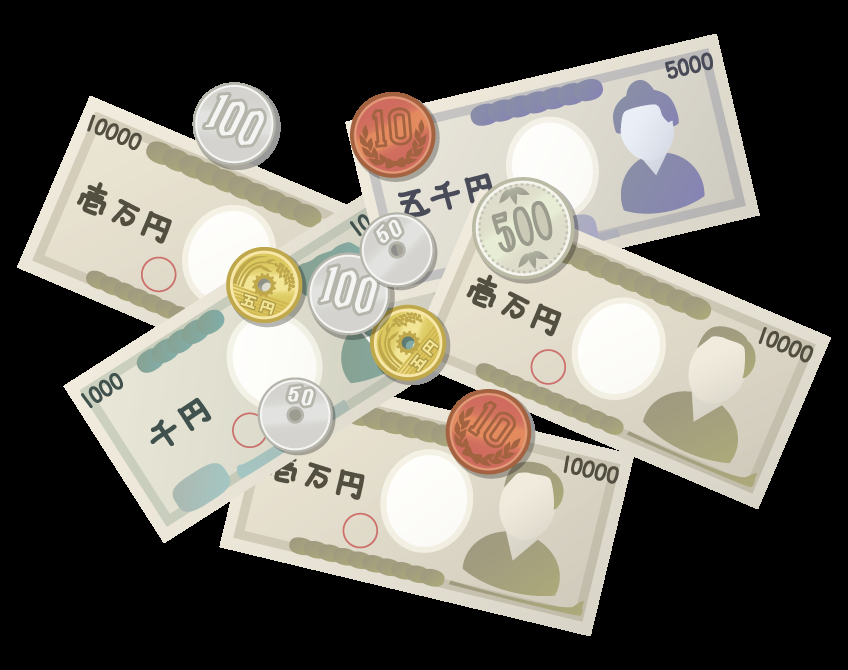
#> input picture 12/coin_illust.png, 848 x 670 px
$ python 12-3.py
#> lines starting #> are read from the running program, lines starting #| are printed output that depends on the picture; after the words box and inside, x2 and y2 are one past the last pixel; in counts of white or black regions, pixels touching at a corner belong together
import cv2
import os
import numpy as np

img = cv2.imread(os.path.dirname(os.path.abspath(__file__))+"/coin_illust.png")
#> img is the input picture: shape (670, 848, 3); mean B, G, R 101.6, 110, 113.3
gray = cv2.cvtColor(img, cv2.COLOR_BGR2GRAY)
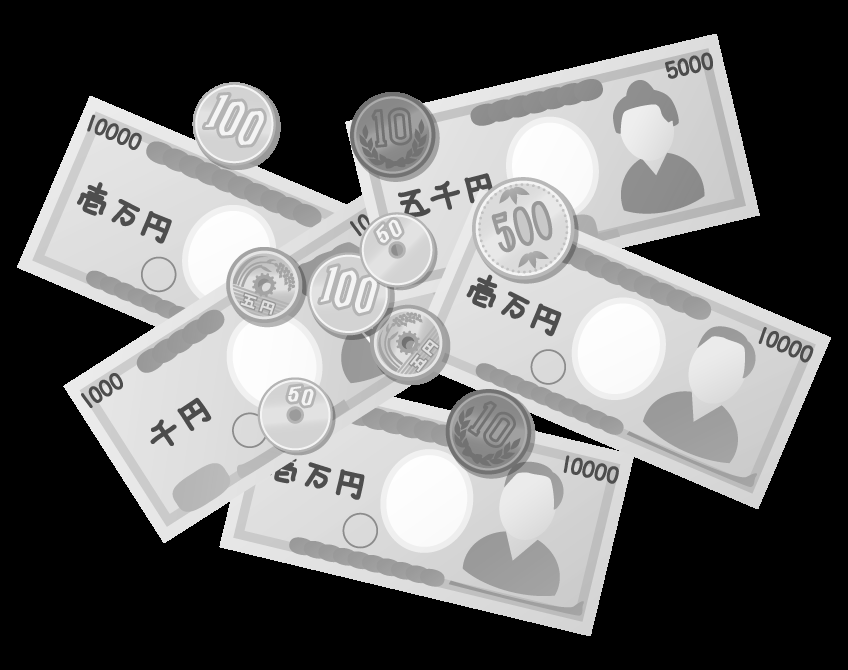
#> gray: shape (670, 848); min 0, max 254, mean 110.1


edges = cv2.Canny(gray, 150, 100, L2gradient=True)
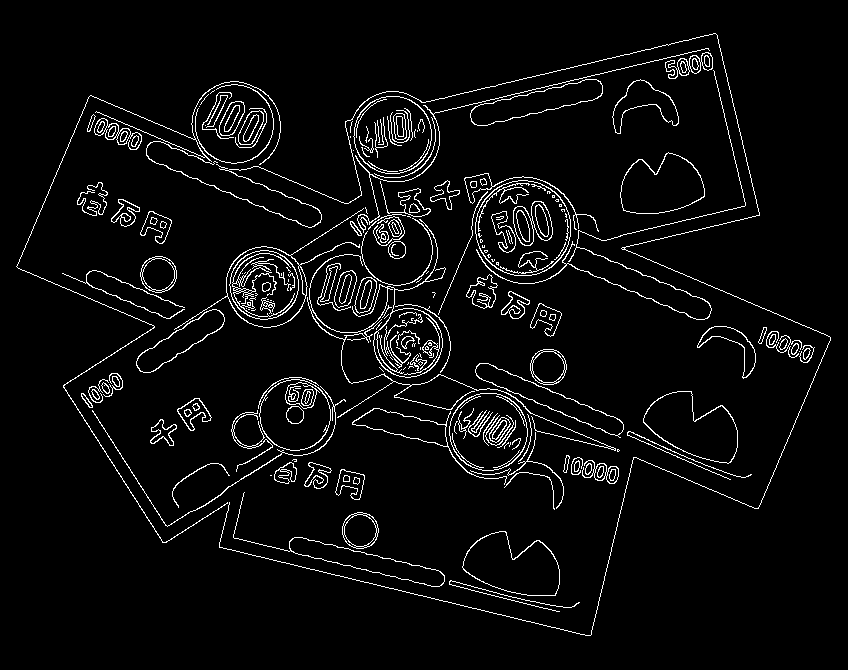
#> edges: shape (670, 848); 4.5% white in thin lines or dots, all inside (x1, y1, x2, y2) = (16, 33, 831, 636)
# cv2.imshow("edge", edges)

# lines = cv2.HoughLines(edges, 1, np.pi / 180, 100)
lines = cv2.HoughLinesP(edges, 1, np.pi / 250, threshold=100, maxLineGap=100)
#> lines = 54 rows, first 6: [161, 256, 754, 508], [155, 531, 585, 635], [41, 209, 719, 44], [230, 81, 829, 336], [90, 95, 533, 283], [83, 109, 560, 312]

if lines is not None:
    for x1, y1, x2, y2 in lines.squeeze(axis=1):
        cv2.line(img, (x1, y1), (x2, y2), (0, 0, 255), 2)
#> this loop made 54 passes
#> (x1, y1, x2, y2) on passes 1 to 12: (161, 256, 754, 508), (155, 531, 585, 635), (41, 209, 719, 44), (230, 81, 829, 336), (90, 95, 533, 283), (83, 109, 560, 312), (47, 195, 714, 33), (84, 192, 769, 483), (150, 261, 767, 487), (156, 532, 746, 158), (116, 351, 744, 206), (194, 111, 818, 368)
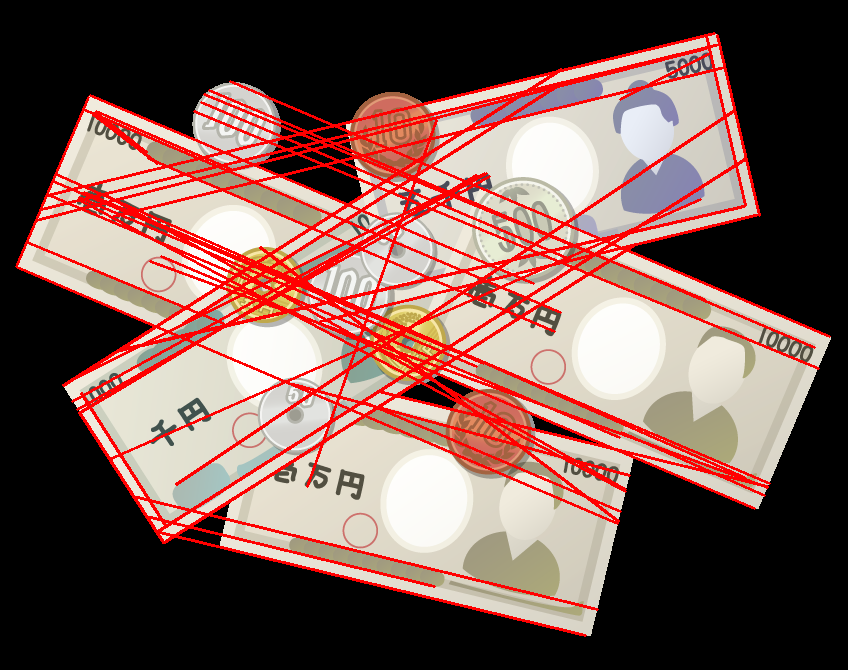
#> img: shape (670, 848, 3); 10.8% of pixels changed, all inside (x1, y1, x2, y2) = (15, 32, 831, 637)

cv2.imshow("Result", img)
k = cv2.waitKey(0)
#> (key q is pressed here)
if k == ord('q'):
    cv2.destroyAllWindows()

$ run again, with 12/test.jpg saved as 12/coin_illust.png
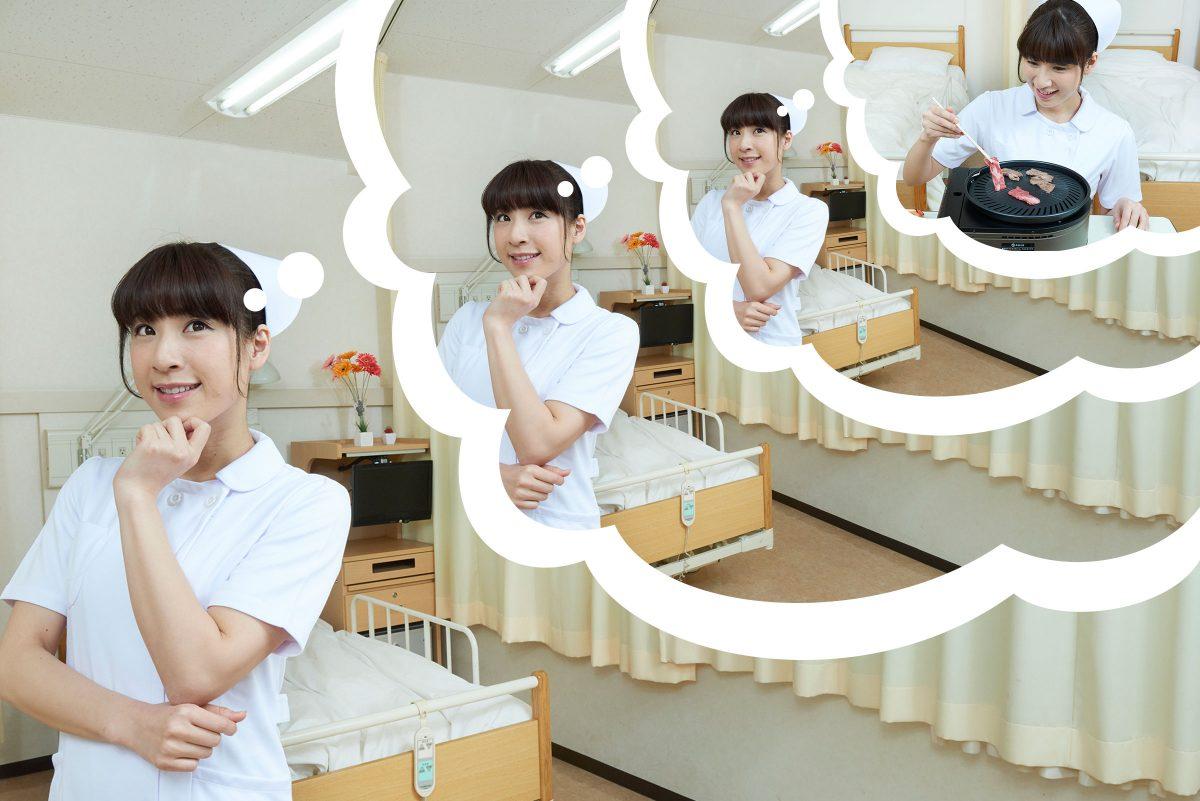
#> input picture 12/test.jpg, 1200 x 801 px
#> img is the input picture: shape (801, 1200, 3); mean B, G, R 177.7, 190.1, 192.5
#> `edges = cv2.Canny(gray, 150, 100, L2gradient=True)`:
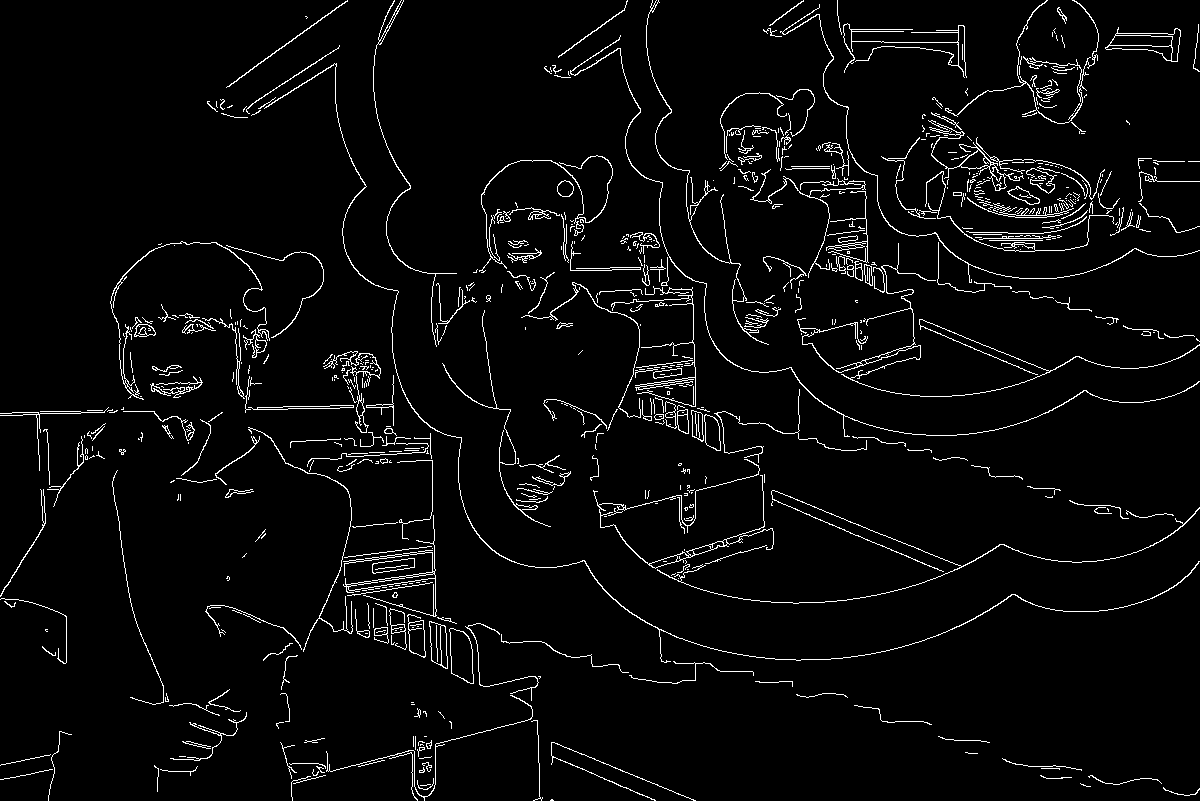
#> edges: shape (801, 1200); 3.8% white in thin lines or dots
#> lines = 90 rows, first 6: [203, 708, 1132, 33], [1071, 398, 1167, 397], [246, 409, 695, 404], [245, 408, 695, 396], [600, 515, 916, 434], [763, 495, 1006, 598]
#> the loop `for x1, y1, x2, y2 in lines.squeeze(axis=1):` made 90 passes
#> after the loop `for x1, y1, x2, y2 in lines.squeeze(axis=1):`:
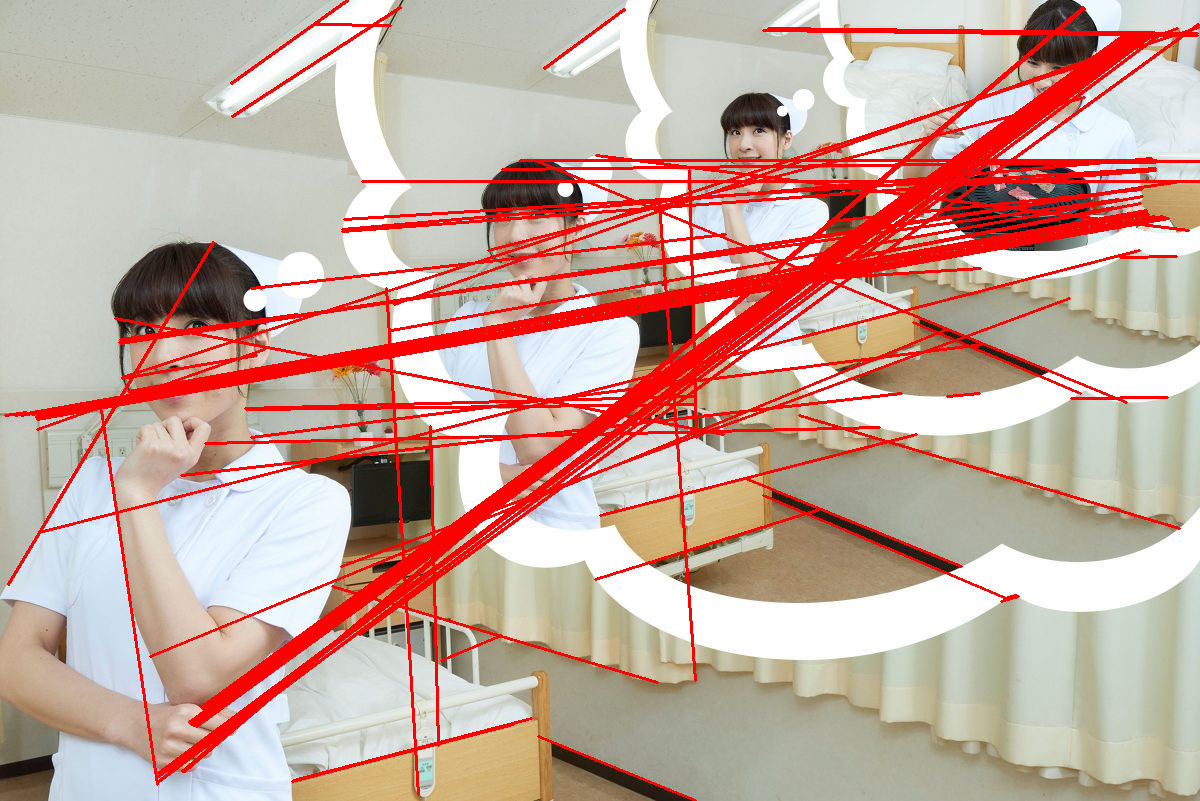
#> img: shape (801, 1200, 3); 12.15% of pixels changed, all inside (x1, y1, x2, y2) = (4, 0, 1200, 801)
